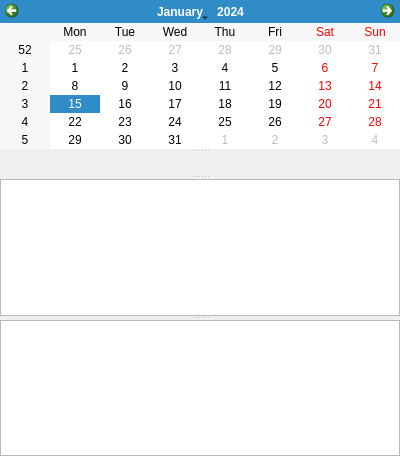
<?xml version="1.0" encoding="UTF-8"?>
<ui version="4.0">
 <class>ToDo</class>
 <widget class="QMainWindow" name="ToDo">
  <property name="geometry">
   <rect>
    <x>0</x>
    <y>0</y>
    <width>400</width>
    <height>456</height>
   </rect>
  </property>
  <property name="windowTitle">
   <string>ToDo</string>
  </property>
  <widget class="QWidget" name="centralWidget">
   <layout class="QGridLayout" name="layout">
    <property name="margin">
     <number>0</number>
    </property>
    <property name="spacing">
     <number>0</number>
    </property>
    <item row="0" column="0">
     <widget class="QSplitter" name="splitter">
      <property name="locale">
       <locale language="English" country="UnitedStates"/>
      </property>
      <property name="orientation">
       <enum>Qt::Vertical</enum>
      </property>
      <widget class="QCalendarWidget" name="calendarWidget">
       <property name="contextMenuPolicy">
        <enum>Qt::CustomContextMenu</enum>
       </property>
       <property name="locale">
        <locale language="English" country="UnitedStates"/>
       </property>
       <property name="minimumDate">
        <date>
         <year>2000</year>
         <month>1</month>
         <day>1</day>
        </date>
       </property>
       <property name="firstDayOfWeek">
        <enum>Qt::Monday</enum>
       </property>
       <property name="gridVisible">
        <bool>false</bool>
       </property>
       <property name="selectionMode">
        <enum>QCalendarWidget::NoSelection</enum>
       </property>
      </widget>
      <widget class="QWidget" name="horizontalLayoutWidget">
       <property name="locale">
        <locale language="English" country="UnitedStates"/>
       </property>
       <layout class="QHBoxLayout" name="horizontalLayout">
        <property name="spacing">
         <number>0</number>
        </property>
        <property name="sizeConstraint">
         <enum>QLayout::SetDefaultConstraint</enum>
        </property>
        <item>
         <widget class="ColorWidget" name="color1Widget" native="true">
          <property name="minimumSize">
           <size>
            <width>0</width>
            <height>0</height>
           </size>
          </property>
          <property name="locale">
           <locale language="English" country="UnitedStates"/>
          </property>
         </widget>
        </item>
        <item>
         <widget class="ColorWidget" name="color2Widget" native="true">
          <property name="minimumSize">
           <size>
            <width>0</width>
            <height>0</height>
           </size>
          </property>
          <property name="locale">
           <locale language="English" country="UnitedStates"/>
          </property>
         </widget>
        </item>
        <item>
         <widget class="ColorWidget" name="color3Widget" native="true">
          <property name="minimumSize">
           <size>
            <width>0</width>
            <height>0</height>
           </size>
          </property>
          <property name="locale">
           <locale language="English" country="UnitedStates"/>
          </property>
         </widget>
        </item>
        <item>
         <widget class="ColorWidget" name="color4Widget" native="true">
          <property name="minimumSize">
           <size>
            <width>0</width>
            <height>0</height>
           </size>
          </property>
          <property name="locale">
           <locale language="English" country="UnitedStates"/>
          </property>
         </widget>
        </item>
        <item>
         <widget class="ColorWidget" name="color5Widget" native="true">
          <property name="minimumSize">
           <size>
            <width>0</width>
            <height>0</height>
           </size>
          </property>
          <property name="locale">
           <locale language="English" country="UnitedStates"/>
          </property>
         </widget>
        </item>
        <item>
         <widget class="ColorWidget" name="color6Widget" native="true">
          <property name="minimumSize">
           <size>
            <width>0</width>
            <height>0</height>
           </size>
          </property>
          <property name="locale">
           <locale language="English" country="UnitedStates"/>
          </property>
         </widget>
        </item>
        <item>
         <widget class="ColorWidget" name="color7Widget" native="true">
          <property name="minimumSize">
           <size>
            <width>0</width>
            <height>0</height>
           </size>
          </property>
          <property name="locale">
           <locale language="English" country="UnitedStates"/>
          </property>
         </widget>
        </item>
        <item>
         <widget class="ColorWidget" name="color8Widget" native="true">
          <property name="minimumSize">
           <size>
            <width>0</width>
            <height>0</height>
           </size>
          </property>
          <property name="locale">
           <locale language="English" country="UnitedStates"/>
          </property>
         </widget>
        </item>
       </layout>
      </widget>
      <widget class="QTextEdit" name="diaryTextEdit">
       <property name="contextMenuPolicy">
        <enum>Qt::CustomContextMenu</enum>
       </property>
       <property name="locale">
        <locale language="English" country="UnitedStates"/>
       </property>
       <property name="lineWidth">
        <number>0</number>
       </property>
       <property name="tabChangesFocus">
        <bool>true</bool>
       </property>
       <property name="acceptRichText">
        <bool>false</bool>
       </property>
      </widget>
      <widget class="QTextEdit" name="notesTextEdit">
       <property name="contextMenuPolicy">
        <enum>Qt::CustomContextMenu</enum>
       </property>
       <property name="locale">
        <locale language="English" country="UnitedStates"/>
       </property>
       <property name="lineWidth">
        <number>0</number>
       </property>
       <property name="tabChangesFocus">
        <bool>true</bool>
       </property>
       <property name="acceptRichText">
        <bool>false</bool>
       </property>
      </widget>
     </widget>
    </item>
   </layout>
  </widget>
 </widget>
 <layoutdefault spacing="6" margin="11"/>
 <customwidgets>
  <customwidget>
   <class>ColorWidget</class>
   <extends>QWidget</extends>
   <header>colorwidget.h</header>
   <container>1</container>
  </customwidget>
 </customwidgets>
 <resources/>
 <connections/>
</ui>
